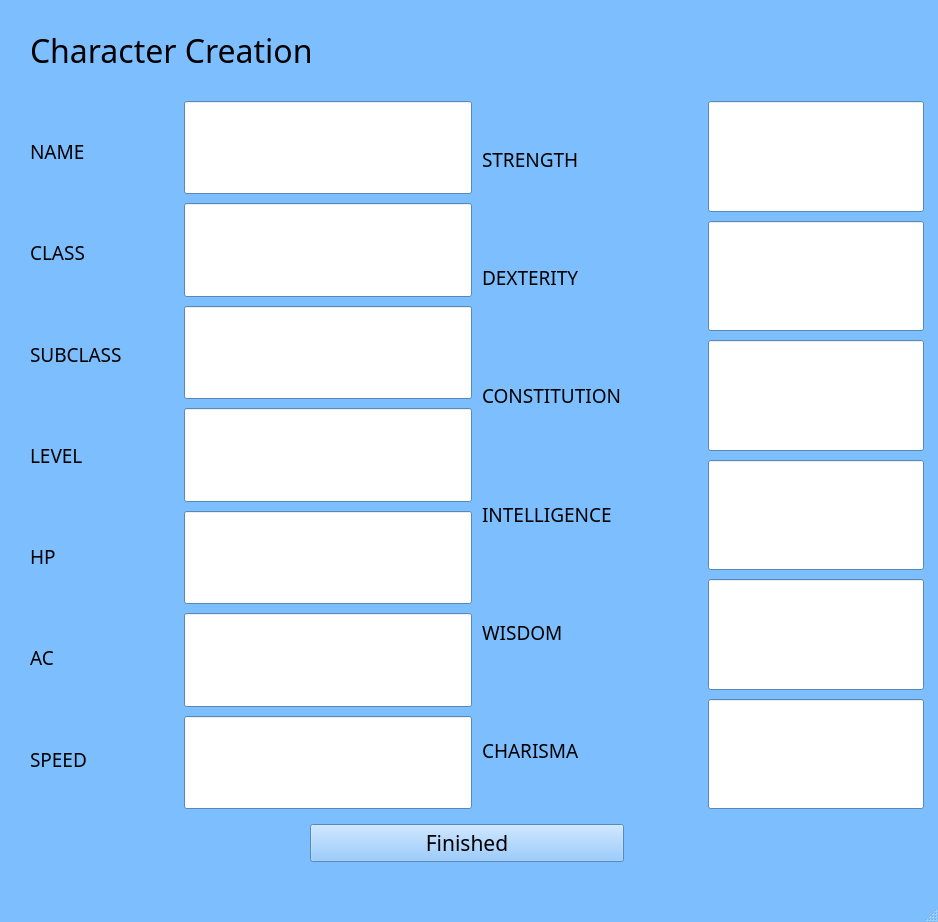
<?xml version="1.0" encoding="UTF-8"?>
<ui version="4.0">
 <class>MainWindow</class>
 <widget class="QMainWindow" name="MainWindow">
  <property name="geometry">
   <rect>
    <x>0</x>
    <y>0</y>
    <width>938</width>
    <height>922</height>
   </rect>
  </property>
  <property name="palette">
   <palette>
    <active>
     <colorrole role="WindowText">
      <brush brushstyle="SolidPattern">
       <color alpha="255">
        <red>0</red>
        <green>0</green>
        <blue>0</blue>
       </color>
      </brush>
     </colorrole>
     <colorrole role="Button">
      <brush brushstyle="SolidPattern">
       <color alpha="255">
        <red>125</red>
        <green>190</green>
        <blue>255</blue>
       </color>
      </brush>
     </colorrole>
     <colorrole role="Light">
      <brush brushstyle="SolidPattern">
       <color alpha="255">
        <red>253</red>
        <green>254</green>
        <blue>255</blue>
       </color>
      </brush>
     </colorrole>
     <colorrole role="Midlight">
      <brush brushstyle="SolidPattern">
       <color alpha="255">
        <red>189</red>
        <green>222</green>
        <blue>255</blue>
       </color>
      </brush>
     </colorrole>
     <colorrole role="Dark">
      <brush brushstyle="SolidPattern">
       <color alpha="255">
        <red>62</red>
        <green>95</green>
        <blue>127</blue>
       </color>
      </brush>
     </colorrole>
     <colorrole role="Mid">
      <brush brushstyle="SolidPattern">
       <color alpha="255">
        <red>83</red>
        <green>127</green>
        <blue>170</blue>
       </color>
      </brush>
     </colorrole>
     <colorrole role="Text">
      <brush brushstyle="SolidPattern">
       <color alpha="255">
        <red>0</red>
        <green>0</green>
        <blue>0</blue>
       </color>
      </brush>
     </colorrole>
     <colorrole role="BrightText">
      <brush brushstyle="SolidPattern">
       <color alpha="255">
        <red>255</red>
        <green>255</green>
        <blue>255</blue>
       </color>
      </brush>
     </colorrole>
     <colorrole role="ButtonText">
      <brush brushstyle="SolidPattern">
       <color alpha="255">
        <red>0</red>
        <green>0</green>
        <blue>0</blue>
       </color>
      </brush>
     </colorrole>
     <colorrole role="Base">
      <brush brushstyle="SolidPattern">
       <color alpha="255">
        <red>255</red>
        <green>255</green>
        <blue>255</blue>
       </color>
      </brush>
     </colorrole>
     <colorrole role="Window">
      <brush brushstyle="SolidPattern">
       <color alpha="255">
        <red>125</red>
        <green>190</green>
        <blue>255</blue>
       </color>
      </brush>
     </colorrole>
     <colorrole role="Shadow">
      <brush brushstyle="SolidPattern">
       <color alpha="255">
        <red>0</red>
        <green>0</green>
        <blue>0</blue>
       </color>
      </brush>
     </colorrole>
     <colorrole role="AlternateBase">
      <brush brushstyle="SolidPattern">
       <color alpha="255">
        <red>190</red>
        <green>222</green>
        <blue>255</blue>
       </color>
      </brush>
     </colorrole>
     <colorrole role="ToolTipBase">
      <brush brushstyle="SolidPattern">
       <color alpha="255">
        <red>255</red>
        <green>255</green>
        <blue>220</blue>
       </color>
      </brush>
     </colorrole>
     <colorrole role="ToolTipText">
      <brush brushstyle="SolidPattern">
       <color alpha="255">
        <red>0</red>
        <green>0</green>
        <blue>0</blue>
       </color>
      </brush>
     </colorrole>
    </active>
    <inactive>
     <colorrole role="WindowText">
      <brush brushstyle="SolidPattern">
       <color alpha="255">
        <red>0</red>
        <green>0</green>
        <blue>0</blue>
       </color>
      </brush>
     </colorrole>
     <colorrole role="Button">
      <brush brushstyle="SolidPattern">
       <color alpha="255">
        <red>125</red>
        <green>190</green>
        <blue>255</blue>
       </color>
      </brush>
     </colorrole>
     <colorrole role="Light">
      <brush brushstyle="SolidPattern">
       <color alpha="255">
        <red>253</red>
        <green>254</green>
        <blue>255</blue>
       </color>
      </brush>
     </colorrole>
     <colorrole role="Midlight">
      <brush brushstyle="SolidPattern">
       <color alpha="255">
        <red>189</red>
        <green>222</green>
        <blue>255</blue>
       </color>
      </brush>
     </colorrole>
     <colorrole role="Dark">
      <brush brushstyle="SolidPattern">
       <color alpha="255">
        <red>62</red>
        <green>95</green>
        <blue>127</blue>
       </color>
      </brush>
     </colorrole>
     <colorrole role="Mid">
      <brush brushstyle="SolidPattern">
       <color alpha="255">
        <red>83</red>
        <green>127</green>
        <blue>170</blue>
       </color>
      </brush>
     </colorrole>
     <colorrole role="Text">
      <brush brushstyle="SolidPattern">
       <color alpha="255">
        <red>0</red>
        <green>0</green>
        <blue>0</blue>
       </color>
      </brush>
     </colorrole>
     <colorrole role="BrightText">
      <brush brushstyle="SolidPattern">
       <color alpha="255">
        <red>255</red>
        <green>255</green>
        <blue>255</blue>
       </color>
      </brush>
     </colorrole>
     <colorrole role="ButtonText">
      <brush brushstyle="SolidPattern">
       <color alpha="255">
        <red>0</red>
        <green>0</green>
        <blue>0</blue>
       </color>
      </brush>
     </colorrole>
     <colorrole role="Base">
      <brush brushstyle="SolidPattern">
       <color alpha="255">
        <red>255</red>
        <green>255</green>
        <blue>255</blue>
       </color>
      </brush>
     </colorrole>
     <colorrole role="Window">
      <brush brushstyle="SolidPattern">
       <color alpha="255">
        <red>125</red>
        <green>190</green>
        <blue>255</blue>
       </color>
      </brush>
     </colorrole>
     <colorrole role="Shadow">
      <brush brushstyle="SolidPattern">
       <color alpha="255">
        <red>0</red>
        <green>0</green>
        <blue>0</blue>
       </color>
      </brush>
     </colorrole>
     <colorrole role="AlternateBase">
      <brush brushstyle="SolidPattern">
       <color alpha="255">
        <red>190</red>
        <green>222</green>
        <blue>255</blue>
       </color>
      </brush>
     </colorrole>
     <colorrole role="ToolTipBase">
      <brush brushstyle="SolidPattern">
       <color alpha="255">
        <red>255</red>
        <green>255</green>
        <blue>220</blue>
       </color>
      </brush>
     </colorrole>
     <colorrole role="ToolTipText">
      <brush brushstyle="SolidPattern">
       <color alpha="255">
        <red>0</red>
        <green>0</green>
        <blue>0</blue>
       </color>
      </brush>
     </colorrole>
    </inactive>
    <disabled>
     <colorrole role="WindowText">
      <brush brushstyle="SolidPattern">
       <color alpha="255">
        <red>62</red>
        <green>95</green>
        <blue>127</blue>
       </color>
      </brush>
     </colorrole>
     <colorrole role="Button">
      <brush brushstyle="SolidPattern">
       <color alpha="255">
        <red>125</red>
        <green>190</green>
        <blue>255</blue>
       </color>
      </brush>
     </colorrole>
     <colorrole role="Light">
      <brush brushstyle="SolidPattern">
       <color alpha="255">
        <red>253</red>
        <green>254</green>
        <blue>255</blue>
       </color>
      </brush>
     </colorrole>
     <colorrole role="Midlight">
      <brush brushstyle="SolidPattern">
       <color alpha="255">
        <red>189</red>
        <green>222</green>
        <blue>255</blue>
       </color>
      </brush>
     </colorrole>
     <colorrole role="Dark">
      <brush brushstyle="SolidPattern">
       <color alpha="255">
        <red>62</red>
        <green>95</green>
        <blue>127</blue>
       </color>
      </brush>
     </colorrole>
     <colorrole role="Mid">
      <brush brushstyle="SolidPattern">
       <color alpha="255">
        <red>83</red>
        <green>127</green>
        <blue>170</blue>
       </color>
      </brush>
     </colorrole>
     <colorrole role="Text">
      <brush brushstyle="SolidPattern">
       <color alpha="255">
        <red>62</red>
        <green>95</green>
        <blue>127</blue>
       </color>
      </brush>
     </colorrole>
     <colorrole role="BrightText">
      <brush brushstyle="SolidPattern">
       <color alpha="255">
        <red>255</red>
        <green>255</green>
        <blue>255</blue>
       </color>
      </brush>
     </colorrole>
     <colorrole role="ButtonText">
      <brush brushstyle="SolidPattern">
       <color alpha="255">
        <red>62</red>
        <green>95</green>
        <blue>127</blue>
       </color>
      </brush>
     </colorrole>
     <colorrole role="Base">
      <brush brushstyle="SolidPattern">
       <color alpha="255">
        <red>125</red>
        <green>190</green>
        <blue>255</blue>
       </color>
      </brush>
     </colorrole>
     <colorrole role="Window">
      <brush brushstyle="SolidPattern">
       <color alpha="255">
        <red>125</red>
        <green>190</green>
        <blue>255</blue>
       </color>
      </brush>
     </colorrole>
     <colorrole role="Shadow">
      <brush brushstyle="SolidPattern">
       <color alpha="255">
        <red>0</red>
        <green>0</green>
        <blue>0</blue>
       </color>
      </brush>
     </colorrole>
     <colorrole role="AlternateBase">
      <brush brushstyle="SolidPattern">
       <color alpha="255">
        <red>125</red>
        <green>190</green>
        <blue>255</blue>
       </color>
      </brush>
     </colorrole>
     <colorrole role="ToolTipBase">
      <brush brushstyle="SolidPattern">
       <color alpha="255">
        <red>255</red>
        <green>255</green>
        <blue>220</blue>
       </color>
      </brush>
     </colorrole>
     <colorrole role="ToolTipText">
      <brush brushstyle="SolidPattern">
       <color alpha="255">
        <red>0</red>
        <green>0</green>
        <blue>0</blue>
       </color>
      </brush>
     </colorrole>
    </disabled>
   </palette>
  </property>
  <property name="font">
   <font>
    <family>High Tower Text</family>
   </font>
  </property>
  <property name="windowTitle">
   <string>MainWindow</string>
  </property>
  <widget class="QWidget" name="centralwidget">
   <widget class="QWidget" name="verticalLayoutWidget">
    <property name="geometry">
     <rect>
      <x>10</x>
      <y>10</y>
      <width>914</width>
      <height>852</height>
     </rect>
    </property>
    <layout class="QVBoxLayout" name="verticalLayout_3" stretch="1,10,0">
     <property name="spacing">
      <number>15</number>
     </property>
     <property name="topMargin">
      <number>5</number>
     </property>
     <property name="bottomMargin">
      <number>0</number>
     </property>
     <item>
      <layout class="QHBoxLayout" name="horizontalLayout_7">
       <property name="leftMargin">
        <number>20</number>
       </property>
       <item>
        <widget class="QLabel" name="label">
         <property name="font">
          <font>
           <family>High Tower Text</family>
           <pointsize>24</pointsize>
          </font>
         </property>
         <property name="text">
          <string>Character Creation</string>
         </property>
        </widget>
       </item>
      </layout>
     </item>
     <item>
      <layout class="QHBoxLayout" name="horizontalLayout_8" stretch="1,1">
       <property name="spacing">
        <number>10</number>
       </property>
       <property name="leftMargin">
        <number>20</number>
       </property>
       <item>
        <layout class="QHBoxLayout" name="horizontalLayout_9" stretch="1,2">
         <property name="leftMargin">
          <number>0</number>
         </property>
         <property name="rightMargin">
          <number>0</number>
         </property>
         <item>
          <layout class="QVBoxLayout" name="verticalLayout_8">
           <property name="spacing">
            <number>1</number>
           </property>
           <item>
            <widget class="QLabel" name="label_22">
             <property name="font">
              <font>
               <family>High Tower Text</family>
               <pointsize>14</pointsize>
              </font>
             </property>
             <property name="text">
              <string>NAME</string>
             </property>
            </widget>
           </item>
           <item>
            <widget class="QLabel" name="label_23">
             <property name="font">
              <font>
               <family>High Tower Text</family>
               <pointsize>14</pointsize>
              </font>
             </property>
             <property name="text">
              <string>CLASS</string>
             </property>
            </widget>
           </item>
           <item>
            <widget class="QLabel" name="label_24">
             <property name="font">
              <font>
               <family>High Tower Text</family>
               <pointsize>14</pointsize>
              </font>
             </property>
             <property name="text">
              <string>SUBCLASS</string>
             </property>
            </widget>
           </item>
           <item>
            <widget class="QLabel" name="label_25">
             <property name="font">
              <font>
               <family>High Tower Text</family>
               <pointsize>14</pointsize>
              </font>
             </property>
             <property name="text">
              <string>LEVEL</string>
             </property>
            </widget>
           </item>
           <item>
            <widget class="QLabel" name="label_26">
             <property name="font">
              <font>
               <family>High Tower Text</family>
               <pointsize>14</pointsize>
              </font>
             </property>
             <property name="text">
              <string>HP</string>
             </property>
            </widget>
           </item>
           <item>
            <widget class="QLabel" name="label_27">
             <property name="font">
              <font>
               <family>High Tower Text</family>
               <pointsize>14</pointsize>
              </font>
             </property>
             <property name="text">
              <string>AC</string>
             </property>
            </widget>
           </item>
           <item>
            <widget class="QLabel" name="label_28">
             <property name="font">
              <font>
               <family>High Tower Text</family>
               <pointsize>14</pointsize>
              </font>
             </property>
             <property name="text">
              <string>SPEED</string>
             </property>
            </widget>
           </item>
          </layout>
         </item>
         <item>
          <layout class="QVBoxLayout" name="verticalLayout_9" stretch="0,0,0,0,0,0,0">
           <property name="spacing">
            <number>9</number>
           </property>
           <item>
            <widget class="QLineEdit" name="lineEdit_1">
             <property name="sizePolicy">
              <sizepolicy hsizetype="Preferred" vsizetype="Preferred">
               <horstretch>1</horstretch>
               <verstretch>1</verstretch>
              </sizepolicy>
             </property>
             <property name="font">
              <font>
               <family>High Tower Text</family>
               <pointsize>20</pointsize>
               <italic>true</italic>
              </font>
             </property>
             <property name="text">
              <string/>
             </property>
            </widget>
           </item>
           <item>
            <widget class="QLineEdit" name="lineEdit_2">
             <property name="sizePolicy">
              <sizepolicy hsizetype="Preferred" vsizetype="Preferred">
               <horstretch>1</horstretch>
               <verstretch>1</verstretch>
              </sizepolicy>
             </property>
             <property name="font">
              <font>
               <family>High Tower Text</family>
               <pointsize>20</pointsize>
               <italic>true</italic>
              </font>
             </property>
             <property name="text">
              <string/>
             </property>
            </widget>
           </item>
           <item>
            <widget class="QLineEdit" name="lineEdit_3">
             <property name="sizePolicy">
              <sizepolicy hsizetype="Preferred" vsizetype="Preferred">
               <horstretch>1</horstretch>
               <verstretch>1</verstretch>
              </sizepolicy>
             </property>
             <property name="font">
              <font>
               <family>High Tower Text</family>
               <pointsize>20</pointsize>
               <italic>true</italic>
              </font>
             </property>
             <property name="text">
              <string/>
             </property>
            </widget>
           </item>
           <item>
            <widget class="QLineEdit" name="lineEdit_4">
             <property name="sizePolicy">
              <sizepolicy hsizetype="Preferred" vsizetype="Preferred">
               <horstretch>1</horstretch>
               <verstretch>1</verstretch>
              </sizepolicy>
             </property>
             <property name="font">
              <font>
               <family>High Tower Text</family>
               <pointsize>20</pointsize>
               <italic>true</italic>
              </font>
             </property>
             <property name="text">
              <string/>
             </property>
            </widget>
           </item>
           <item>
            <widget class="QLineEdit" name="lineEdit_5">
             <property name="sizePolicy">
              <sizepolicy hsizetype="Preferred" vsizetype="Preferred">
               <horstretch>1</horstretch>
               <verstretch>1</verstretch>
              </sizepolicy>
             </property>
             <property name="font">
              <font>
               <family>High Tower Text</family>
               <pointsize>20</pointsize>
               <italic>true</italic>
              </font>
             </property>
             <property name="text">
              <string/>
             </property>
            </widget>
           </item>
           <item>
            <widget class="QLineEdit" name="lineEdit_6">
             <property name="sizePolicy">
              <sizepolicy hsizetype="Preferred" vsizetype="Preferred">
               <horstretch>1</horstretch>
               <verstretch>1</verstretch>
              </sizepolicy>
             </property>
             <property name="font">
              <font>
               <family>High Tower Text</family>
               <pointsize>20</pointsize>
               <italic>true</italic>
              </font>
             </property>
             <property name="text">
              <string/>
             </property>
            </widget>
           </item>
           <item>
            <widget class="QLineEdit" name="lineEdit_7">
             <property name="sizePolicy">
              <sizepolicy hsizetype="Preferred" vsizetype="Preferred">
               <horstretch>1</horstretch>
               <verstretch>1</verstretch>
              </sizepolicy>
             </property>
             <property name="font">
              <font>
               <family>High Tower Text</family>
               <pointsize>20</pointsize>
               <italic>true</italic>
              </font>
             </property>
             <property name="text">
              <string/>
             </property>
            </widget>
           </item>
          </layout>
         </item>
        </layout>
       </item>
       <item>
        <layout class="QHBoxLayout" name="horizontalLayout_10" stretch="1,1">
         <property name="rightMargin">
          <number>0</number>
         </property>
         <item>
          <layout class="QVBoxLayout" name="verticalLayout_10">
           <property name="spacing">
            <number>1</number>
           </property>
           <item>
            <widget class="QLabel" name="label_29">
             <property name="font">
              <font>
               <family>High Tower Text</family>
               <pointsize>14</pointsize>
              </font>
             </property>
             <property name="text">
              <string>STRENGTH</string>
             </property>
            </widget>
           </item>
           <item>
            <widget class="QLabel" name="label_30">
             <property name="font">
              <font>
               <family>High Tower Text</family>
               <pointsize>14</pointsize>
              </font>
             </property>
             <property name="text">
              <string>DEXTERITY</string>
             </property>
            </widget>
           </item>
           <item>
            <widget class="QLabel" name="label_31">
             <property name="font">
              <font>
               <family>High Tower Text</family>
               <pointsize>14</pointsize>
              </font>
             </property>
             <property name="text">
              <string>CONSTITUTION</string>
             </property>
            </widget>
           </item>
           <item>
            <widget class="QLabel" name="label_32">
             <property name="font">
              <font>
               <family>High Tower Text</family>
               <pointsize>14</pointsize>
              </font>
             </property>
             <property name="text">
              <string>INTELLIGENCE</string>
             </property>
            </widget>
           </item>
           <item>
            <widget class="QLabel" name="label_33">
             <property name="font">
              <font>
               <family>High Tower Text</family>
               <pointsize>14</pointsize>
              </font>
             </property>
             <property name="text">
              <string>WISDOM</string>
             </property>
            </widget>
           </item>
           <item>
            <widget class="QLabel" name="label_34">
             <property name="font">
              <font>
               <family>High Tower Text</family>
               <pointsize>14</pointsize>
              </font>
             </property>
             <property name="text">
              <string>CHARISMA</string>
             </property>
            </widget>
           </item>
          </layout>
         </item>
         <item>
          <layout class="QVBoxLayout" name="verticalLayout_11" stretch="0,0,0,0,0,0">
           <property name="spacing">
            <number>9</number>
           </property>
           <item>
            <widget class="QLineEdit" name="lineEdit_8">
             <property name="sizePolicy">
              <sizepolicy hsizetype="Preferred" vsizetype="Preferred">
               <horstretch>1</horstretch>
               <verstretch>1</verstretch>
              </sizepolicy>
             </property>
             <property name="font">
              <font>
               <family>High Tower Text</family>
               <pointsize>36</pointsize>
               <italic>true</italic>
              </font>
             </property>
             <property name="text">
              <string/>
             </property>
            </widget>
           </item>
           <item>
            <widget class="QLineEdit" name="lineEdit_9">
             <property name="sizePolicy">
              <sizepolicy hsizetype="Preferred" vsizetype="Preferred">
               <horstretch>1</horstretch>
               <verstretch>1</verstretch>
              </sizepolicy>
             </property>
             <property name="font">
              <font>
               <family>High Tower Text</family>
               <pointsize>36</pointsize>
               <italic>true</italic>
              </font>
             </property>
             <property name="text">
              <string/>
             </property>
            </widget>
           </item>
           <item>
            <widget class="QLineEdit" name="lineEdit_10">
             <property name="sizePolicy">
              <sizepolicy hsizetype="Preferred" vsizetype="Preferred">
               <horstretch>1</horstretch>
               <verstretch>1</verstretch>
              </sizepolicy>
             </property>
             <property name="font">
              <font>
               <family>High Tower Text</family>
               <pointsize>36</pointsize>
               <italic>true</italic>
              </font>
             </property>
             <property name="text">
              <string/>
             </property>
            </widget>
           </item>
           <item>
            <widget class="QLineEdit" name="lineEdit_11">
             <property name="sizePolicy">
              <sizepolicy hsizetype="Preferred" vsizetype="Preferred">
               <horstretch>1</horstretch>
               <verstretch>1</verstretch>
              </sizepolicy>
             </property>
             <property name="font">
              <font>
               <family>High Tower Text</family>
               <pointsize>36</pointsize>
               <italic>true</italic>
              </font>
             </property>
             <property name="text">
              <string/>
             </property>
            </widget>
           </item>
           <item>
            <widget class="QLineEdit" name="lineEdit_12">
             <property name="sizePolicy">
              <sizepolicy hsizetype="Preferred" vsizetype="Preferred">
               <horstretch>1</horstretch>
               <verstretch>1</verstretch>
              </sizepolicy>
             </property>
             <property name="font">
              <font>
               <family>High Tower Text</family>
               <pointsize>36</pointsize>
               <italic>true</italic>
              </font>
             </property>
             <property name="text">
              <string/>
             </property>
            </widget>
           </item>
           <item>
            <widget class="QLineEdit" name="lineEdit_13">
             <property name="sizePolicy">
              <sizepolicy hsizetype="Preferred" vsizetype="Preferred">
               <horstretch>1</horstretch>
               <verstretch>1</verstretch>
              </sizepolicy>
             </property>
             <property name="font">
              <font>
               <family>High Tower Text</family>
               <pointsize>36</pointsize>
               <italic>true</italic>
              </font>
             </property>
             <property name="text">
              <string/>
             </property>
            </widget>
           </item>
          </layout>
         </item>
        </layout>
       </item>
      </layout>
     </item>
     <item>
      <layout class="QHBoxLayout" name="horizontalLayout">
       <property name="leftMargin">
        <number>300</number>
       </property>
       <property name="rightMargin">
        <number>300</number>
       </property>
       <item>
        <widget class="QPushButton" name="pushButton">
         <property name="font">
          <font>
           <pointsize>16</pointsize>
          </font>
         </property>
         <property name="text">
          <string>Finished</string>
         </property>
        </widget>
       </item>
      </layout>
     </item>
    </layout>
   </widget>
  </widget>
  <widget class="QMenuBar" name="menubar">
   <property name="geometry">
    <rect>
     <x>0</x>
     <y>0</y>
     <width>938</width>
     <height>31</height>
    </rect>
   </property>
  </widget>
  <widget class="QStatusBar" name="statusbar"/>
 </widget>
 <resources/>
 <connections/>
</ui>
